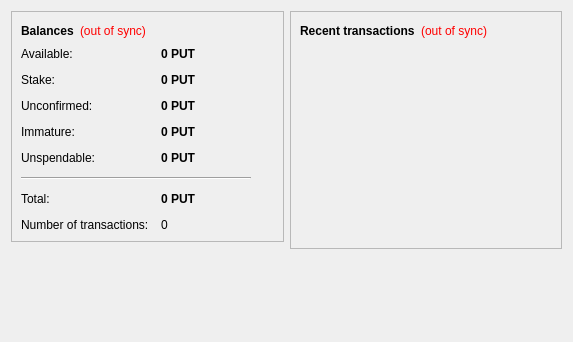
<?xml version="1.0" encoding="UTF-8"?>
<ui version="4.0">
 <class>OverviewPage</class>
 <widget class="QWidget" name="OverviewPage">
  <property name="geometry">
   <rect>
    <x>0</x>
    <y>0</y>
    <width>573</width>
    <height>342</height>
   </rect>
  </property>
  <property name="windowTitle">
   <string>Form</string>
  </property>
  <layout class="QHBoxLayout" name="horizontalLayout" stretch="1,1">
   <item>
    <layout class="QVBoxLayout" name="verticalLayout_2">
     <item>
      <widget class="QFrame" name="frame">
       <property name="frameShape">
        <enum>QFrame::StyledPanel</enum>
       </property>
       <property name="frameShadow">
        <enum>QFrame::Raised</enum>
       </property>
       <layout class="QVBoxLayout" name="verticalLayout_4">
        <item>
         <layout class="QHBoxLayout" name="horizontalLayout_4">
          <item>
           <widget class="QLabel" name="label_5">
            <property name="font">
             <font>
              <weight>75</weight>
              <bold>true</bold>
             </font>
            </property>
            <property name="text">
             <string>Balances</string>
            </property>
           </widget>
          </item>
          <item>
           <widget class="QLabel" name="labelWalletStatus">
            <property name="toolTip">
             <string>The displayed information may be out of date. Your wallet automatically synchronizes with the PutinCoin network after a connection is established, but this process has not completed yet.</string>
            </property>
            <property name="styleSheet">
             <string notr="true">QLabel { color: red; }</string>
            </property>
            <property name="text">
             <string notr="true">(out of sync)</string>
            </property>
            <property name="alignment">
             <set>Qt::AlignLeading|Qt::AlignLeft|Qt::AlignVCenter</set>
            </property>
           </widget>
          </item>
          <item>
           <spacer name="horizontalSpacer_2">
            <property name="orientation">
             <enum>Qt::Horizontal</enum>
            </property>
            <property name="sizeHint" stdset="0">
             <size>
              <width>40</width>
              <height>20</height>
             </size>
            </property>
           </spacer>
          </item>
         </layout>
        </item>
        <item>
         <layout class="QFormLayout" name="formLayout_2">
          <property name="fieldGrowthPolicy">
           <enum>QFormLayout::AllNonFixedFieldsGrow</enum>
          </property>
          <property name="horizontalSpacing">
           <number>12</number>
          </property>
          <property name="verticalSpacing">
           <number>12</number>
          </property>
          <item row="0" column="0">
           <widget class="QLabel" name="labelAvailableText">
            <property name="toolTip">
             <string>Your current available balance</string>
            </property>
            <property name="text">
             <string>Available:</string>
            </property>
           </widget>
          </item>
          <item row="0" column="1">
           <widget class="QLabel" name="labelAvailable">
            <property name="font">
             <font>
              <weight>75</weight>
              <bold>true</bold>
             </font>
            </property>
            <property name="cursor">
             <cursorShape>IBeamCursor</cursorShape>
            </property>
            <property name="toolTip">
             <string>Your current available balance</string>
            </property>
            <property name="text">
             <string notr="true">0 PUT</string>
            </property>
            <property name="alignment">
             <set>Qt::AlignLeading|Qt::AlignLeft|Qt::AlignVCenter</set>
            </property>
            <property name="textInteractionFlags">
             <set>Qt::LinksAccessibleByMouse|Qt::TextSelectableByKeyboard|Qt::TextSelectableByMouse</set>
            </property>
           </widget>
          </item>
          <item row="1" column="0">
           <widget class="QLabel" name="label_6">
            <property name="toolTip">
             <string>Total of coins that was staked, and do not yet count toward the current balance</string>
            </property>
            <property name="text">
             <string>Stake:</string>
            </property>
           </widget>
          </item>
          <item row="1" column="1">
           <widget class="QLabel" name="labelStake">
            <property name="font">
             <font>
              <weight>75</weight>
              <bold>true</bold>
             </font>
            </property>
            <property name="cursor">
             <cursorShape>IBeamCursor</cursorShape>
            </property>
            <property name="toolTip">
             <string>Total of coins that was staked, and do not yet count toward the current balance</string>
            </property>
            <property name="text">
             <string notr="true">0 PUT</string>
            </property>
            <property name="alignment">
             <set>Qt::AlignLeading|Qt::AlignLeft|Qt::AlignVCenter</set>
            </property>
            <property name="textInteractionFlags">
             <set>Qt::LinksAccessibleByMouse|Qt::TextSelectableByKeyboard|Qt::TextSelectableByMouse</set>
            </property>
           </widget>
          </item>
          <item row="2" column="0">
           <widget class="QLabel" name="label_3">
            <property name="toolTip">
             <string>Total of transactions that have yet to be confirmed, and do not yet count toward the current balance</string>
            </property>
            <property name="text">
             <string>Unconfirmed:</string>
            </property>
           </widget>
          </item>
          <item row="2" column="1">
           <widget class="QLabel" name="labelUnconfirmed">
            <property name="font">
             <font>
              <weight>75</weight>
              <bold>true</bold>
             </font>
            </property>
            <property name="cursor">
             <cursorShape>IBeamCursor</cursorShape>
            </property>
            <property name="toolTip">
             <string>Total of transactions that have yet to be confirmed, and do not yet count toward the current balance</string>
            </property>
            <property name="text">
             <string notr="true">0 PUT</string>
            </property>
            <property name="alignment">
             <set>Qt::AlignLeading|Qt::AlignLeft|Qt::AlignVCenter</set>
            </property>
            <property name="textInteractionFlags">
             <set>Qt::LinksAccessibleByMouse|Qt::TextSelectableByKeyboard|Qt::TextSelectableByMouse</set>
            </property>
           </widget>
          </item>
          <item row="3" column="0">
           <widget class="QLabel" name="labelImmatureText">
            <property name="toolTip">
             <string>Mined balance that has not yet matured</string>
            </property>
            <property name="text">
             <string>Immature:</string>
            </property>
           </widget>
          </item>
          <item row="3" column="1">
           <widget class="QLabel" name="labelImmature">
            <property name="font">
             <font>
              <weight>75</weight>
              <bold>true</bold>
             </font>
            </property>
            <property name="toolTip">
             <string>Mined balance that has not yet matured</string>
            </property>
            <property name="text">
             <string notr="true">0 PUT</string>
            </property>
            <property name="alignment">
             <set>Qt::AlignLeading|Qt::AlignLeft|Qt::AlignVCenter</set>
            </property>
            <property name="textInteractionFlags">
             <set>Qt::LinksAccessibleByMouse|Qt::TextSelectableByKeyboard|Qt::TextSelectableByMouse</set>
            </property>
           </widget>
          </item>
          <item row="4" column="0">
           <widget class="QLabel" name="labelBalanceWatchOnlyText">
            <property name="toolTip">
             <string>Your unspendable balance</string>
            </property>
            <property name="text">
             <string>Unspendable:</string>
            </property>
           </widget>
          </item>
          <item row="4" column="1">
           <widget class="QLabel" name="labelBalanceWatchOnly">
            <property name="font">
             <font>
              <weight>75</weight>
              <bold>true</bold>
             </font>
            </property>
            <property name="cursor">
             <cursorShape>IBeamCursor</cursorShape>
            </property>
            <property name="toolTip">
             <string>Your unspendable balance</string>
            </property>
            <property name="text">
             <string notr="true">0 PUT</string>
            </property>
            <property name="alignment">
             <set>Qt::AlignLeading|Qt::AlignLeft|Qt::AlignVCenter</set>
            </property>
            <property name="textInteractionFlags">
             <set>Qt::LinksAccessibleByMouse|Qt::TextSelectableByKeyboard|Qt::TextSelectableByMouse</set>
            </property>
           </widget>
          </item>
          <item row="5" column="0" colspan="2">
           <widget class="Line" name="line">
            <property name="maximumSize">
             <size>
              <width>230</width>
              <height>16777215</height>
             </size>
            </property>
            <property name="orientation">
             <enum>Qt::Horizontal</enum>
            </property>
           </widget>
          </item>
          <item row="6" column="0">
           <widget class="QLabel" name="labelTotalText">
            <property name="toolTip">
             <string>Your current total balance</string>
            </property>
            <property name="text">
             <string>Total:</string>
            </property>
           </widget>
          </item>
          <item row="6" column="1">
           <widget class="QLabel" name="labelTotal">
            <property name="font">
             <font>
              <weight>75</weight>
              <bold>true</bold>
             </font>
            </property>
            <property name="toolTip">
             <string>Your current total balance</string>
            </property>
            <property name="text">
             <string notr="true">0 PUT</string>
            </property>
            <property name="alignment">
             <set>Qt::AlignLeading|Qt::AlignLeft|Qt::AlignVCenter</set>
            </property>
            <property name="textInteractionFlags">
             <set>Qt::LinksAccessibleByMouse|Qt::TextSelectableByKeyboard|Qt::TextSelectableByMouse</set>
            </property>
           </widget>
          </item>
          <item row="7" column="0">
           <widget class="QLabel" name="label_2">
            <property name="toolTip">
             <string>Total number of transactions in wallet</string>
            </property>
            <property name="text">
             <string>Number of transactions:</string>
            </property>
           </widget>
          </item>
          <item row="7" column="1">
           <widget class="QLabel" name="labelNumTransactions">
            <property name="toolTip">
             <string>Total number of transactions in wallet</string>
            </property>
            <property name="text">
             <string notr="true">0</string>
            </property>
           </widget>
          </item>
         </layout>
        </item>
       </layout>
      </widget>
     </item>
     <item>
      <spacer name="verticalSpacer">
       <property name="orientation">
        <enum>Qt::Vertical</enum>
       </property>
       <property name="sizeHint" stdset="0">
        <size>
         <width>20</width>
         <height>40</height>
        </size>
       </property>
      </spacer>
     </item>
    </layout>
   </item>
   <item>
    <layout class="QVBoxLayout" name="verticalLayout_3">
     <item>
      <widget class="QFrame" name="frame_2">
       <property name="frameShape">
        <enum>QFrame::StyledPanel</enum>
       </property>
       <property name="frameShadow">
        <enum>QFrame::Raised</enum>
       </property>
       <layout class="QVBoxLayout" name="verticalLayout">
        <item>
         <layout class="QHBoxLayout" name="horizontalLayout_2">
          <item>
           <widget class="QLabel" name="label_4">
            <property name="text">
             <string>&lt;b&gt;Recent transactions&lt;/b&gt;</string>
            </property>
           </widget>
          </item>
          <item>
           <widget class="QLabel" name="labelTransactionsStatus">
            <property name="toolTip">
             <string>The displayed information may be out of date. Your wallet automatically synchronizes with the PutinCoin network after a connection is established, but this process has not completed yet.</string>
            </property>
            <property name="styleSheet">
             <string notr="true">QLabel { color: red; }</string>
            </property>
            <property name="text">
             <string notr="true">(out of sync)</string>
            </property>
            <property name="alignment">
             <set>Qt::AlignRight|Qt::AlignTrailing|Qt::AlignVCenter</set>
            </property>
           </widget>
          </item>
          <item>
           <spacer name="horizontalSpacer">
            <property name="orientation">
             <enum>Qt::Horizontal</enum>
            </property>
            <property name="sizeHint" stdset="0">
             <size>
              <width>40</width>
              <height>20</height>
             </size>
            </property>
           </spacer>
          </item>
         </layout>
        </item>
        <item>
         <widget class="QListView" name="listTransactions">
          <property name="styleSheet">
           <string notr="true">QListView { background: transparent; }</string>
          </property>
          <property name="frameShape">
           <enum>QFrame::NoFrame</enum>
          </property>
          <property name="verticalScrollBarPolicy">
           <enum>Qt::ScrollBarAlwaysOff</enum>
          </property>
          <property name="horizontalScrollBarPolicy">
           <enum>Qt::ScrollBarAlwaysOff</enum>
          </property>
          <property name="selectionMode">
           <enum>QAbstractItemView::NoSelection</enum>
          </property>
         </widget>
        </item>
       </layout>
      </widget>
     </item>
     <item>
      <spacer name="verticalSpacer_2">
       <property name="orientation">
        <enum>Qt::Vertical</enum>
       </property>
       <property name="sizeHint" stdset="0">
        <size>
         <width>20</width>
         <height>40</height>
        </size>
       </property>
      </spacer>
     </item>
    </layout>
   </item>
  </layout>
 </widget>
 <resources/>
 <connections/>
</ui>
